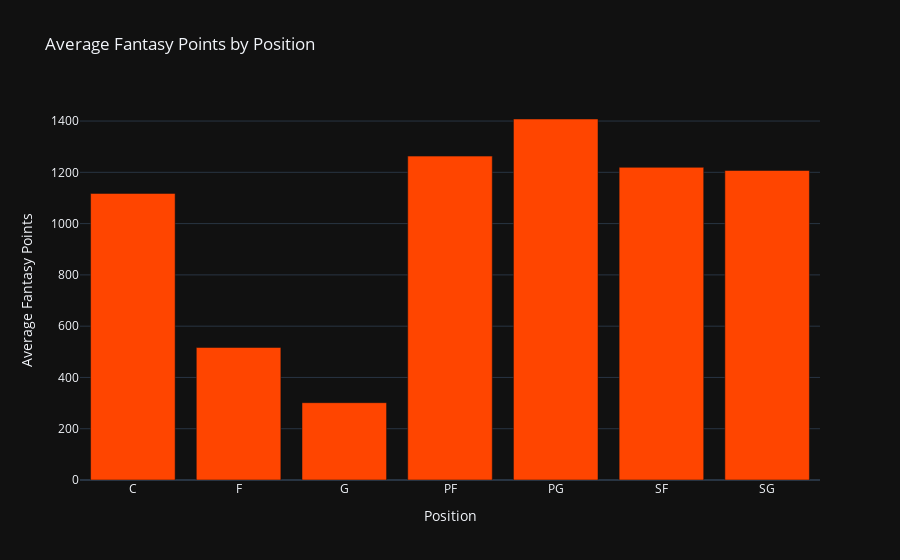

The cell this chart's notebook holds for it:
### Code cell
avg_fantasy_points = df.groupby('Position')['NBA_Fantasy_Points'].mean().reset_index()

fig_fantasy_points = go.Figure()

fig_fantasy_points.add_trace(go.Bar(x=avg_fantasy_points['Position'],
                                    y=avg_fantasy_points['NBA_Fantasy_Points'],
                                    marker_color='orangered'))

fig_fantasy_points.update_layout(title='Average Fantasy Points by Position',
                                 xaxis_title='Position',
                                 yaxis_title='Average Fantasy Points',
                                 template='plotly_dark')

fig_fantasy_points.show()

### Figure 1 — Plotly figure (JSON) as saved in the notebook; plotly's stock layout.template omitted (floating-point values rounded to 4 significant figures)
{"data": [{"marker": {"color": "orangered"}, "type": "bar", "x": ["C", "F", "G", "PF", "PG", "SF", "SG"], "y": [1118.0, 517, 301.5, 1263.0, 1408.0, 1219.0, 1207.0]}], "layout": {"title": {"text": "Average Fantasy Points by Position"}, "xaxis": {"title": {"text": "Position"}}, "yaxis": {"title": {"text": "Average Fantasy Points"}}}}
